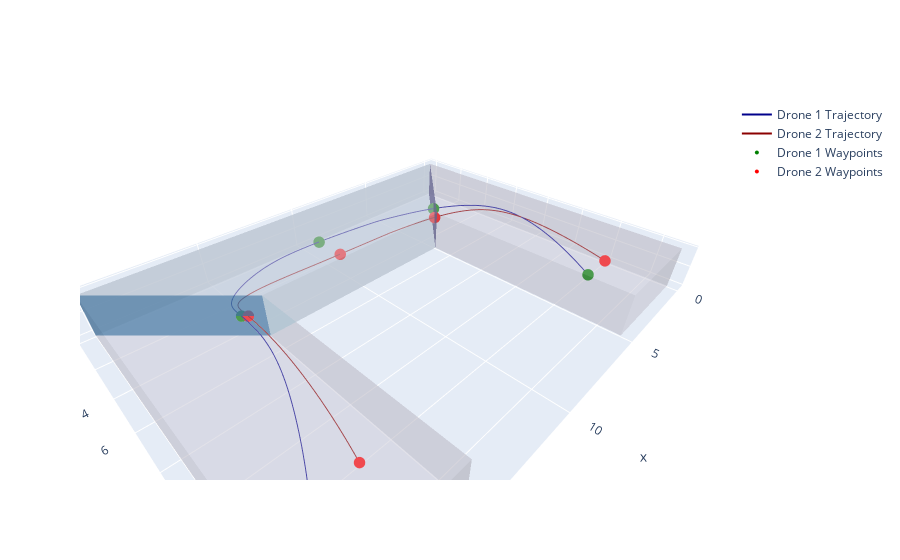

Notebook code for this chart:
### Code cell
import os, sys, time, copy, argparse
import numpy as np
import yaml
import matplotlib
import matplotlib.pyplot as plt
from mpl_toolkits.mplot3d import Axes3D
import plotly.graph_objects as go
sys.path.insert(0, '../')

from matplotlib.ticker import FormatStrFormatter
import numpy as np
import matplotlib.pyplot as plt

from mfboTrajectory.minSnapTrajectoryPolytopes import MinSnapTrajectoryPolytopes
from mfboTrajectory.multiFidelityModelPolytopes import get_waypoints_plane, meta_low_fidelity_multi

# with open("optimize_alpha_traj_13_1.npy", "rb") as f:
#     t_set_sim1 = np.load(f)
#     d_ordered1 = np.load(f)
#     d_ordered_yaw1 = np.load(f)
#     alpha1 = np.load(f)
# with open("optimize_alpha_traj_14_1.npy", "rb") as f:
#     t_set_sim2 = np.load(f)
#     d_ordered2 = np.load(f)
#     d_ordered_yaw2 = np.load(f)
#     alpha2 = np.load(f)
# alpha1 = alpha1 * np.ones((1,4))
# alpha1 = alpha2 * np.ones((1,4))
# polygon_filedir = './constraints_data'
# polygon_filename = 'polytopes_constraints.yaml'

# points1, plane_pos_set1, t_set_sta1, waypoints1 = get_waypoints_plane(polygon_filedir, polygon_filename, "traj_13", flag_t_set=True)
# points2, plane_pos_set2, t_set_sta2, waypoints2 = get_waypoints_plane(polygon_filedir, polygon_filename, "traj_14", flag_t_set=True)

# poly = MinSnapTrajectoryPolytopes(drone_model="default", yaw_mode=0, qp_optimizer="osqp")

# traj1, traj2 = poly.plot_trajectory_multi(t_set_sim1, d_ordered1, plane_pos_set1, t_set_sim2, d_ordered2, plane_pos_set2)

# X = np.array([0.65545811,0.40646523,0.8802627,0.85447426,0.58979782,0.47212551,0.55526965,1.17946731])
# X = np.array([0.18280745, 0.53792286, 0.72261374, 0.30369784, 0.33843114, 0.38229916, 0.52360649, 0.5027051])
X = np.array([0.72503527, 0.33764299, 0.79585005, 0.60750649, 0.74600999, 0.31666828, 0.91471528, 0.48864126])

alpha1 = X[range(4)]
alpha2 = X[range(4,8)]
alpha_tmp1 = .1 + (1.9-.1) * alpha1
alpha_tmp2 = .1 + (1.9-.1) * alpha2


t_set_new1, d_ordered1, d_ordered_yaw1 = poly.update_traj(t_set_sta1, 
                                                          points1, 
                                                          plane_pos_set1, 
                                                          waypoints1, 
                                                          alpha_tmp1,
                                                          flag_fixed_end_point=False,
                                                          flag_fixed_point=False)
print(2)
t_set_new2, d_ordered2, d_ordered_yaw2 = poly.update_traj(t_set_sta2, 
                                                          points2, 
                                                          plane_pos_set2, 
                                                          waypoints2, 
                                                          alpha_tmp2,
                                                            flag_fixed_end_point=False, \
                                                            flag_fixed_point=False)
traj1, traj2 = poly.plot_trajectory_multi(t_set_sta1, d_ordered1, plane_pos_set1, t_set_sta2, d_ordered2, plane_pos_set2)
poly.sanity_check_multi(t_set_sta1*alpha_tmp1, d_ordered1, d_ordered_yaw1, t_set_sta2*alpha_tmp2, d_ordered2, d_ordered_yaw2)
poly.sanity_check_multi(t_set_new1, d_ordered1, d_ordered_yaw1, t_set_new2, d_ordered2, d_ordered_yaw2)

### Figure 1 — Plotly figure (JSON) as saved in the notebook; plotly's stock layout.template omitted (floating-point values rounded to 4 significant figures; data arrays with more than 128 entries replaced by an {"elided": "..."} marker saying what was removed)
{"data": [{"color": "lightpink", "i": [0, 0], "j": [1, 2], "k": [2, 3], "opacity": 0.2, "showscale": true, "type": "mesh3d", "x": [0, 5, 5, 0], "y": [15, 15, 15, 15], "z": [-1, -1, 1, 1]}, {"color": "lightpink", "i": [0, 0], "j": [1, 2], "k": [2, 3], "opacity": 0.2, "showscale": true, "type": "mesh3d", "x": [0, 0, 0, 0], "y": [0, 15, 15, 0], "z": [-1, -1, 1, 1]}, {"color": "lightpink", "i": [0, 0], "j": [1, 2], "k": [2, 3], "opacity": 0.2, "showscale": true, "type": "mesh3d", "x": [5, 5, 5, 5], "y": [15, 5, 5, 15], "z": [-1, -1, 1, 1]}, {"color": "lightpink", "i": [0, 0], "j": [1, 2], "k": [2, 3], "opacity": 0.2, "showscale": true, "type": "mesh3d", "x": [5, 0, 0, 5], "y": [5, 0, 15, 15], "z": [1, 1, 1, 1]}, {"color": "lightpink", "i": [0, 0], "j": [1, 2], "k": [2, 3], "opacity": 0.2, "showscale": true, "type": "mesh3d", "x": [5, 0, 0, 5], "y": [15, 15, 0, 5], "z": [-1, -1, -1, -1]}, {"color": "blue", "i": [0, 0], "j": [1, 2], "k": [2, 3], "opacity": 0.2, "showscale": true, "type": "mesh3d", "x": [5, 0, 0, 5], "y": [5, 0, 0, 5], "z": [-1, -1, 1, 1]}, {"color": "lightpink", "i": [0, 0], "j": [1, 2], "k": [2, 3], "opacity": 0.2, "showscale": true, "type": "mesh3d", "x": [5, 15, 15, 5], "y": [5, 5, 5, 5], "z": [-1, -1, 1, 1]}, {"color": "lightpink", "i": [0, 0], "j": [1, 2], "k": [2, 3], "opacity": 0.2, "showscale": true, "type": "mesh3d", "x": [20, 0, 0, 20], "y": [0, 0, 0, 0], "z": [-1, -1, 1, 1]}, {"color": "lightpink", "i": [0, 0], "j": [1, 2], "k": [2, 3], "opacity": 0.2, "showscale": true, "type": "mesh3d", "x": [20, 0, 5, 15], "y": [0, 0, 5, 5], "z": [1, 1, 1, 1]}, {"color": "lightpink", "i": [0, 0], "j": [1, 2], "k": [2, 3], "opacity": 0.2, "showscale": true, "type": "mesh3d", "x": [15, 5, 0, 20], "y": [5, 5, 0, 0], "z": [-1, -1, -1, -1]}, {"color": "green", "i": [0, 0], "j": [1, 2], "k": [2, 3], "opacity": 0.2, "showscale": true, "type": "mesh3d", "x": [5, 0, 0, 5], "y": [5, 0, 0, 5], "z": [1, 1, -1, -1]}, {"color": "blue", "i": [0, 0], "j": [1, 2], "k": [2, 3], "opacity": 0.2, "showscale": true, "type": "mesh3d", "x": [15, 20, 20, 15], "y": [5, 0, 0, 5], "z": [-1, -1, 1, 1]}, {"color": "lightpink", "i": [0, 0], "j": [1, 2], "k": [2, 3], "opacity": 0.2, "showscale": true, "type": "mesh3d", "x": [5, 15, 15, 5], "y": [5, 5, 5, 5], "z": [-1, -1, 1, 1]}, {"color": "lightpink", "i": [0, 0], "j": [1, 2], "k": [2, 3], "opacity": 0.2, "showscale": true, "type": "mesh3d", "x": [20, 0, 0, 20], "y": [0, 0, 0, 0], "z": [-1, -1, 1, 1]}, {"color": "lightpink", "i": [0, 0], "j": [1, 2], "k": [2, 3], "opacity": 0.2, "showscale": true, "type": "mesh3d", "x": [20, 0, 5, 15], "y": [0, 0, 5, 5], "z": [1, 1, 1, 1]}, {"color": "lightpink", "i": [0, 0], "j": [1, 2], "k": [2, 3], "opacity": 0.2, "showscale": true, "type": "mesh3d", "x": [15, 5, 0, 20], "y": [5, 5, 0, 0], "z": [-1, -1, -1, -1]}, {"color": "green", "i": [0, 0], "j": [1, 2], "k": [2, 3], "opacity": 0.2, "showscale": true, "type": "mesh3d", "x": [5, 0, 0, 5], "y": [5, 0, 0, 5], "z": [1, 1, -1, -1]}, {"color": "blue", "i": [0, 0], "j": [1, 2], "k": [2, 3], "opacity": 0.2, "showscale": true, "type": "mesh3d", "x": [15, 20, 20, 15], "y": [5, 0, 0, 5], "z": [-1, -1, 1, 1]}, {"color": "lightpink", "i": [0, 0], "j": [1, 2], "k": [2, 3], "opacity": 0.2, "showscale": true, "type": "mesh3d", "x": [15, 20, 20, 15], "y": [15, 15, 15, 15], "z": [-1, -1, 1, 1]}, {"color": "lightpink", "i": [0, 0], "j": [1, 2], "k": [2, 3], "opacity": 0.2, "showscale": true, "type": "mesh3d", "x": [15, 15, 15, 15], "y": [5, 15, 15, 5], "z": [-1, -1, 1, 1]}, {"color": "lightpink", "i": [0, 0], "j": [1, 2], "k": [2, 3], "opacity": 0.2, "showscale": true, "type": "mesh3d", "x": [20, 20, 20, 20], "y": [15, 0, 0, 15], "z": [-1, -1, 1, 1]}, {"color": "lightpink", "i": [0, 0], "j": [1, 2], "k": [2, 3], "opacity": 0.2, "showscale": true, "type": "mesh3d", "x": [20, 15, 15, 20], "y": [0, 5, 15, 15], "z": [1, 1, 1, 1]}, {"color": "lightpink", "i": [0, 0], "j": [1, 2], "k": [2, 3], "opacity": 0.2, "showscale": true, "type": "mesh3d", "x": [20, 15, 15, 20], "y": [15, 15, 5, 0], "z": [-1, -1, -1, -1]}, {"color": "green", "i": [0, 0], "j": [1, 2], "k": [2, 3], "opacity": 0.2, "showscale": true, "type": "mesh3d", "x": [15, 20, 20, 15], "y": [5, 0, 0, 5], "z": [1, 1, -1, -1]}, {"color": "lightblue", "i": [0, 0], "j": [1, 2], "k": [2, 3], "opacity": 0.2, "showscale": true, "type": "mesh3d", "x": [0, 5, 5, 0], "y": [15, 15, 15, 15], "z": [-1, -1, 1, 1]}, {"color": "lightblue", "i": [0, 0], "j": [1, 2], "k": [2, 3], "opacity": 0.2, "showscale": true, "type": "mesh3d", "x": [0, 0, 0, 0], "y": [0, 15, 15, 0], "z": [-1, -1, 1, 1]}, {"color": "lightblue", "i": [0, 0], "j": [1, 2], "k": [2, 3], "opacity": 0.2, "showscale": true, "type": "mesh3d", "x": [5, 5, 5, 5], "y": [15, 5, 5, 15], "z": [-1, -1, 1, 1]}, {"color": "lightblue", "i": [0, 0], "j": [1, 2], "k": [2, 3], "opacity": 0.2, "showscale": true, "type": "mesh3d", "x": [5, 0, 0, 5], "y": [5, 0, 15, 15], "z": [1, 1, 1, 1]}, {"color": "lightblue", "i": [0, 0], "j": [1, 2], "k": [2, 3], "opacity": 0.2, "showscale": true, "type": "mesh3d", "x": [5, 0, 0, 5], "y": [15, 15, 0, 5], "z": [-1, -1, -1, -1]}, {"color": "cyan", "i": [0, 0], "j": [1, 2], "k": [2, 3], "opacity": 0.2, "showscale": true, "type": "mesh3d", "x": [5, 0, 0, 5], "y": [5, 0, 0, 5], "z": [-1, -1, 1, 1]}, {"color": "lightblue", "i": [0, 0], "j": [1, 2], "k": [2, 3], "opacity": 0.2, "showscale": true, "type": "mesh3d", "x": [5, 15, 15, 5], "y": [5, 5, 5, 5], "z": [-1, -1, 1, 1]}, {"color": "lightblue", "i": [0, 0], "j": [1, 2], "k": [2, 3], "opacity": 0.2, "showscale": true, "type": "mesh3d", "x": [20, 0, 0, 20], "y": [0, 0, 0, 0], "z": [-1, -1, 1, 1]}, {"color": "lightblue", "i": [0, 0], "j": [1, 2], "k": [2, 3], "opacity": 0.2, "showscale": true, "type": "mesh3d", "x": [20, 0, 5, 15], "y": [0, 0, 5, 5], "z": [1, 1, 1, 1]}, {"color": "lightblue", "i": [0, 0], "j": [1, 2], "k": [2, 3], "opacity": 0.2, "showscale": true, "type": "mesh3d", "x": [15, 5, 0, 20], "y": [5, 5, 0, 0], "z": [-1, -1, -1, -1]}, {"color": "purple", "i": [0, 0], "j": [1, 2], "k": [2, 3], "opacity": 0.2, "showscale": true, "type": "mesh3d", "x": [5, 0, 0, 5], "y": [5, 0, 0, 5], "z": [1, 1, -1, -1]}, {"color": "cyan", "i": [0, 0], "j": [1, 2], "k": [2, 3], "opacity": 0.2, "showscale": true, "type": "mesh3d", "x": [15, 20, 20, 15], "y": [5, 0, 0, 5], "z": [-1, -1, 1, 1]}, {"color": "lightblue", "i": [0, 0], "j": [1, 2], "k": [2, 3], "opacity": 0.2, "showscale": true, "type": "mesh3d", "x": [5, 15, 15, 5], "y": [5, 5, 5, 5], "z": [-1, -1, 1, 1]}, {"color": "lightblue", "i": [0, 0], "j": [1, 2], "k": [2, 3], "opacity": 0.2, "showscale": true, "type": "mesh3d", "x": [20, 0, 0, 20], "y": [0, 0, 0, 0], "z": [-1, -1, 1, 1]}, {"color": "lightblue", "i": [0, 0], "j": [1, 2], "k": [2, 3], "opacity": 0.2, "showscale": true, "type": "mesh3d", "x": [20, 0, 5, 15], "y": [0, 0, 5, 5], "z": [1, 1, 1, 1]}, {"color": "lightblue", "i": [0, 0], "j": [1, 2], "k": [2, 3], "opacity": 0.2, "showscale": true, "type": "mesh3d", "x": [15, 5, 0, 20], "y": [5, 5, 0, 0], "z": [-1, -1, -1, -1]}, {"color": "purple", "i": [0, 0], "j": [1, 2], "k": [2, 3], "opacity": 0.2, "showscale": true, "type": "mesh3d", "x": [5, 0, 0, 5], "y": [5, 0, 0, 5], "z": [1, 1, -1, -1]}, {"color": "cyan", "i": [0, 0], "j": [1, 2], "k": [2, 3], "opacity": 0.2, "showscale": true, "type": "mesh3d", "x": [15, 20, 20, 15], "y": [5, 0, 0, 5], "z": [-1, -1, 1, 1]}, {"color": "lightblue", "i": [0, 0], "j": [1, 2], "k": [2, 3], "opacity": 0.2, "showscale": true, "type": "mesh3d", "x": [15, 20, 20, 15], "y": [15, 15, 15, 15], "z": [-1, -1, 1, 1]}, {"color": "lightblue", "i": [0, 0], "j": [1, 2], "k": [2, 3], "opacity": 0.2, "showscale": true, "type": "mesh3d", "x": [15, 15, 15, 15], "y": [5, 15, 15, 5], "z": [-1, -1, 1, 1]}, {"color": "lightblue", "i": [0, 0], "j": [1, 2], "k": [2, 3], "opacity": 0.2, "showscale": true, "type": "mesh3d", "x": [20, 20, 20, 20], "y": [15, 0, 0, 15], "z": [-1, -1, 1, 1]}, {"color": "lightblue", "i": [0, 0], "j": [1, 2], "k": [2, 3], "opacity": 0.2, "showscale": true, "type": "mesh3d", "x": [20, 15, 15, 20], "y": [0, 5, 15, 15], "z": [1, 1, 1, 1]}, {"color": "lightblue", "i": [0, 0], "j": [1, 2], "k": [2, 3], "opacity": 0.2, "showscale": true, "type": "mesh3d", "x": [20, 15, 15, 20], "y": [15, 15, 5, 0], "z": [-1, -1, -1, -1]}, {"color": "purple", "i": [0, 0], "j": [1, 2], "k": [2, 3], "opacity": 0.2, "showscale": true, "type": "mesh3d", "x": [15, 20, 20, 15], "y": [5, 0, 0, 5], "z": [1, 1, -1, -1]}, {"line": {"color": "darkblue", "width": 2}, "mode": "lines", "name": "Drone 1 Trajectory", "type": "scatter3d", "x": {"elided": "800 float values"}, "y": {"elided": "800 float values"}, "z": {"elided": "800 int values"}}, {"line": {"color": "darkred", "width": 2}, "mode": "lines", "name": "Drone 2 Trajectory", "type": "scatter3d", "x": {"elided": "800 float values"}, "y": {"elided": "800 float values"}, "z": {"elided": "800 int values"}}, {"marker": {"color": "green", "size": 4}, "mode": "markers", "name": "Drone 1 Waypoints", "type": "scatter3d", "x": [3.333, 3.123, 10.0, 15.7, 18.33], "y": [12.5, 3.123, 1.667, 4.304, 12.5], "z": [0, 0, 0, 0, 0]}, {"marker": {"color": "red", "size": 4}, "mode": "markers", "name": "Drone 2 Waypoints", "type": "scatter3d", "x": [1.667, 3.907, 10.0, 15.51, 16.67], "y": [12.5, 3.907, 3.333, 4.49, 12.5], "z": [0, 0, 0, 0, 0]}], "layout": {"scene": {"aspectmode": "data"}}}
